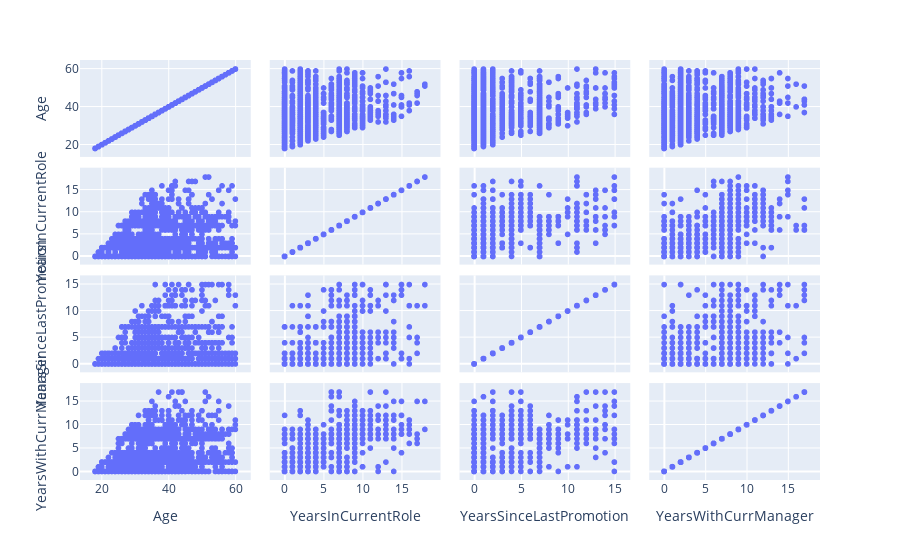

Notebook source saved alongside this figure:
### Code cell
@app.callback(
    Output("graph","figure"), 
    Input("dropdown", "value"))
    
def update_bar_chart():
    fig5 = px.scatter_matrix(new_df)   
    return fig5

update_bar_chart()

### Figure 1 — Plotly figure (JSON) as saved in the notebook; plotly's stock layout.template omitted (floating-point values rounded to 4 significant figures; data arrays with more than 128 entries replaced by an {"elided": "..."} marker saying what was removed)
{"data": [{"dimensions": [{"axis": {"matches": true}, "label": "Age", "values": {"elided": "1470 int values"}}, {"axis": {"matches": true}, "label": "YearsInCurrentRole", "values": {"elided": "1470 int values"}}, {"axis": {"matches": true}, "label": "YearsSinceLastPromotion", "values": {"elided": "1470 int values"}}, {"axis": {"matches": true}, "label": "YearsWithCurrManager", "values": {"elided": "1470 int values"}}], "hovertemplate": "%{xaxis.title.text}=%{x}<br>%{yaxis.title.text}=%{y}<extra></extra>", "legendgroup": "", "marker": {"color": "#636efa", "symbol": "circle"}, "name": "", "showlegend": false, "type": "splom"}], "layout": {"dragmode": "select", "legend": {"tracegroupgap": 0}, "margin": {"t": 60}}}
